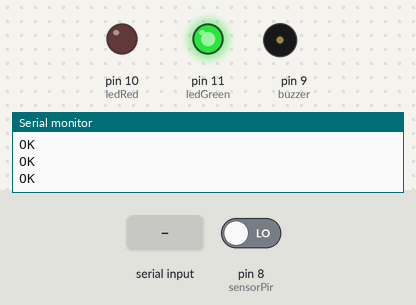
The sketch below on a simulated Arduino Uno, built with avr-gcc and run on an emulated ATmega328P. Parts: output pins drawn as LEDs (lit = HIGH), buzzer (waves = sounding, pin HIGH), the last lines printed to the serial monitor. The inputs (shaded band) are chosen by the test bench; at power-on: pin 8 (sensorPir) LOW. The modem accepts every AT command (registered, SIM ready, sends succeed) and sends nothing else.

Above: at 5.7 s.
5.8 s: pin 8 (sensorPir) driven HIGH
At 8.2 s:
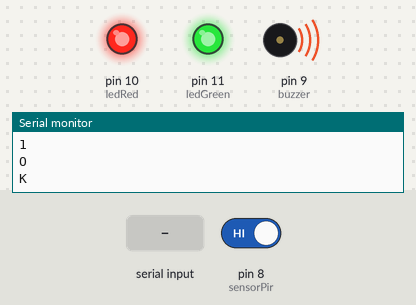
8.8 s: "OFF" received over the second serial link
At 9.9 s:
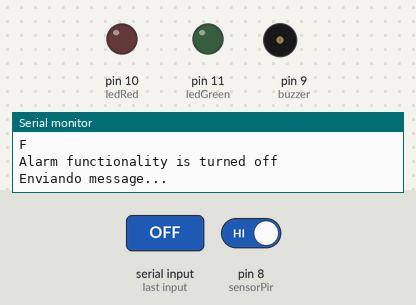
Timing chart, 0 to 11.8 s (numbered marks = the images above; inputs shaded):
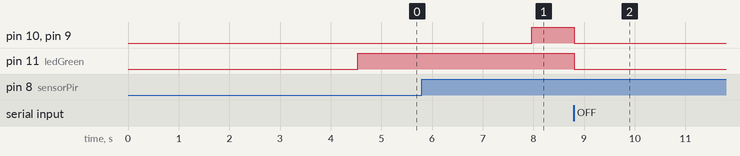

Measured:
- after the input at 5.8 s, pin 10 (ledRed), pin 9 (buzzer): LOW → HIGH after 2.2 s
- after the input at 8.8 s, pin 10 (ledRed), pin 11 (ledGreen), pin 9 (buzzer): HIGH → LOW at once

The sketch:

gsm-alarm-system.ino
```cpp
#include <SoftwareSerial.h>

SoftwareSerial sim800l(2, 3);

int sensorPir = 8;
int buzzer = 9;
int ledRed = 10;
int ledGreen = 11;

boolean inAlert = true; // This variable works as a flag to know if the system should be aware of movements
boolean intruderDetected = false; // This variable represents whether or not an intruder has been detected.

char messageReceived; // Here the content of the SMS received by the SIM800L will be saved

// If the received messages do not contain "ON" or "OFF", then the next two variables will have the value "-1"
short ON_OK = -1;
short OFF_OK = -1;

void setup() {
  Serial.begin(9600); // // Start serial communication between the Arduino and the IDE (Serial Monitor)
  sim800l.begin(9600); // The serial communication of the Arduino and the SIM800L module is started

  Serial.println("Starting...");

  delay(3000); // Delay to allow the SIM800L module to connect to the network
  configSIM800L(); // This method configures the SIM800L module so that it can receive SMS

  pinMode(sensorPir, INPUT);
  pinMode(buzzer, OUTPUT);
  pinMode(ledRed, OUTPUT);
  pinMode(ledGreen, OUTPUT);
}

void loop() {

  if (inAlert) {
    // If the system is alert and ready to detect movements, the green led turns on
    digitalWrite(ledGreen, HIGH);
  }

  if (digitalRead(sensorPir) == HIGH &&
    inAlert &&
    !intruderDetected) {
    // If the pir sensor detects movement, the system is on alert and no intruders have been previously detected
    // send an alert message, turn on the buzzer and red led
    intruderDetected = true;
    sendMessage("ALERT - Intruder Detected");
    digitalWrite(ledRed, HIGH);
    digitalWrite(buzzer, HIGH);
  }

  String message; // In this variable the content of the sms is saved as String

  while (sim800l.available() > 0) {
    // If the SIM800L received something, it will enter the loop

    messageReceived = sim800l.read(); // "messageReceived" contains the received SMS
    Serial.println(messageReceived); // It is shown in the message received in the Serial Monitor
    message.concat(messageReceived); // Concatenates "messageReceived" to the empty String "message"

    OFF_OK = message.indexOf("OFF"); // The indexOf function returns an int with the position in which a substring is located, in this case "ON" and "OFF"
    ON_OK = message.indexOf("ON"); // If it returns -1 it would mean that the received message did not contain "ON"/"OFF"
  }

  if (OFF_OK != -1) {
    // If the message contained the text "OFF"

    Serial.println("Alarm functionality is turned off"); // It is displayed in the message in the Serial Monitor

    inAlert = false; // The system is no longer on alert
    intruderDetected = false;

    // The leds and the buzzer go off
    digitalWrite(ledRed, LOW);
    digitalWrite(buzzer, LOW);
    digitalWrite(ledGreen, LOW);

    sendMessage("Alarm OFF"); // Send an SMS informing that the alarm has gone off
    configSIM800L(); // The SIM800L module is set up to receive SMS

    OFF_OK = -1;
    ON_OK = -1;
  }

  if (ON_OK != -1) {
    //If the message contained the text "ON"

    Serial.print("Alarm functionality is turned on"); //It is displayed in the message in the Serial Monitor

    inAlert = true; // The system is on alert again, waiting to receive signals from the pir sensor.
    intruderDetected = false;

    sendMessage("Alarm ON"); // Send an SMS informing that the alarm has been turned on
    configSIM800L(); // The SIM800L module is set up to receive SMS

    OFF_OK = -1;
    ON_OK = -1;
  }
}

void comSerial() {
  //Auxiliary method used by configSIM800L()

  delay(500);
  while (Serial.available()) {
    sim800l.write(Serial.read());
  }
  while (sim800l.available()) {
    Serial.write(sim800l.read());
  }
}

void configSIM800L() {
  // Configure the SIM800L module so that it can receive SMS

  sim800l.println("AT"); // If everything is ok, it will show "OK" on the serial monitor
  comSerial();
  sim800l.println("AT+CMGF=1"); // Set up the module to send or receive SMS
  comSerial();
  sim800l.println("AT+CNMI=2,2,0,0,0"); // Configure the module so that it can handle received SMS
  comSerial();
}

void sendMessage(String msg) {
  // Method to send messages via sms

  Serial.println("Enviando message..."); // Display a message on the Serial monitor
  sim800l.print("AT+CMGF=1\r"); // Set up the module to send or receive SMS
  delay(100);
  sim800l.print("AT+CMGS=\"+XXXYYYYYYY\"\r"); // Your phone number, you need to include include your country code
  delay(500);
  sim800l.print(msg); // This String will be sent via SMS
  delay(500);
  sim800l.print((char) 26); // Tells the module that it can send the SMS
  delay(500);
  sim800l.println();
  Serial.println("message enviado."); // Display a message on the Serial monitor
  delay(500);
}
```
